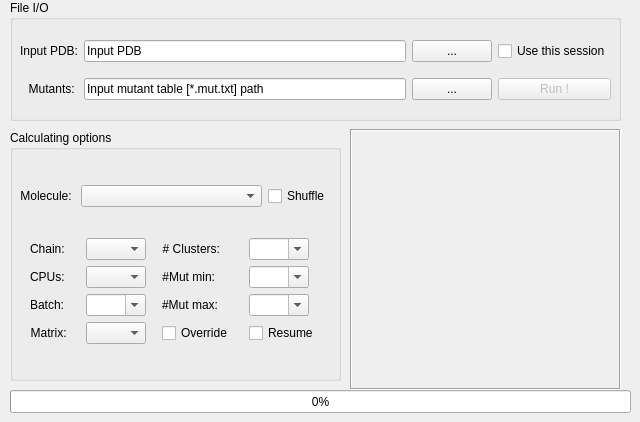
    <widget class="QWidget" name="tab_cluster">
     <attribute name="title">
      <string>Cluster</string>
     </attribute>
     <widget class="QGroupBox" name="groupBox_IO_mutation_nums">
      <property name="geometry">
       <rect>
        <x>10</x>
        <y>0</y>
        <width>611</width>
        <height>121</height>
       </rect>
      </property>
      <property name="title">
       <string>File I/O</string>
      </property>
      <widget class="QWidget" name="horizontalLayoutWidget_6">
       <property name="geometry">
        <rect>
         <x>10</x>
         <y>30</y>
         <width>591</width>
         <height>81</height>
        </rect>
       </property>
       <layout class="QHBoxLayout" name="horizontalLayout_11">
        <item>
         <layout class="QGridLayout" name="gridLayout_13">
          <item row="0" column="0">
           <widget class="QLabel" name="label_input_pse_3">
            <property name="text">
             <string>Input PDB:</string>
            </property>
            <property name="alignment">
             <set>Qt::AlignRight|Qt::AlignTrailing|Qt::AlignVCenter</set>
            </property>
           </widget>
          </item>
          <item row="1" column="0">
           <widget class="QLabel" name="label_input_mut_table">
            <property name="text">
             <string>Mutants: </string>
            </property>
            <property name="alignment">
             <set>Qt::AlignRight|Qt::AlignTrailing|Qt::AlignVCenter</set>
            </property>
           </widget>
          </item>
          <item row="0" column="1">
           <layout class="QHBoxLayout" name="horizontalLayout_21">
            <item>
             <widget class="QLineEdit" name="lineEdit_input_pse_3">
              <property name="text">
               <string>Input PDB</string>
              </property>
             </widget>
            </item>
            <item>
             <widget class="QPushButton" name="pushButton_open_input_pse_3">
              <property name="text">
               <string>...</string>
              </property>
             </widget>
            </item>
           </layout>
          </item>
          <item row="1" column="1">
           <layout class="QHBoxLayout" name="horizontalLayout_22">
            <item>
             <widget class="QLineEdit" name="lineEdit_input_mut_table">
              <property name="text">
               <string>Input mutant table [*.mut.txt] path</string>
              </property>
             </widget>
            </item>
            <item>
             <widget class="QPushButton" name="pushButton_open_mut_table_2">
              <property name="text">
               <string>...</string>
              </property>
             </widget>
            </item>
           </layout>
          </item>
         </layout>
        </item>
        <item>
         <layout class="QVBoxLayout" name="verticalLayout_9">
          <item>
           <widget class="QCheckBox" name="checkBox_use_this_session_5">
            <property name="text">
             <string>Use this session</string>
            </property>
           </widget>
          </item>
          <item>
           <widget class="QPushButton" name="pushButton_run_cluster">
            <property name="enabled">
             <bool>false</bool>
            </property>
            <property name="text">
             <string>Run !</string>
            </property>
           </widget>
          </item>
         </layout>
        </item>
       </layout>
      </widget>
     </widget>
     <widget class="QStackedWidget" name="stackedWidget">
      <property name="geometry">
       <rect>
        <x>350</x>
        <y>129</y>
        <width>271</width>
        <height>261</height>
       </rect>
      </property>
      <property name="frameShape">
       <enum>QFrame::Box</enum>
      </property>
      <property name="frameShadow">
       <enum>QFrame::Sunken</enum>
      </property>
      <property name="lineWidth">
       <number>1</number>
      </property>
      <property name="currentIndex">
       <number>0</number>
      </property>
      <widget class="QWidget" name="page"/>
      <widget class="QWidget" name="page_2"/>
     </widget>
     <widget class="QProgressBar" name="progressBar_clustering">
      <property name="geometry">
       <rect>
        <x>10</x>
        <y>390</y>
        <width>621</width>
        <height>23</height>
       </rect>
      </property>
      <property name="value">
       <number>0</number>
      </property>
     </widget>
     <widget class="QGroupBox" name="groupBox_14">
      <property name="geometry">
       <rect>
        <x>10</x>
        <y>130</y>
        <width>331</width>
        <height>251</height>
       </rect>
      </property>
      <property name="title">
       <string>Calculating options</string>
      </property>
      <widget class="QWidget" name="verticalLayoutWidget_3">
       <property name="geometry">
        <rect>
         <x>10</x>
         <y>30</y>
         <width>311</width>
         <height>211</height>
        </rect>
       </property>
       <layout class="QVBoxLayout" name="verticalLayout_5">
        <item>
         <layout class="QHBoxLayout" name="horizontalLayout">
          <item>
           <widget class="QLabel" name="label_molecule_3">
            <property name="sizePolicy">
             <sizepolicy hsizetype="Fixed" vsizetype="Preferred">
              <horstretch>0</horstretch>
              <verstretch>0</verstretch>
             </sizepolicy>
            </property>
            <property name="text">
             <string>Molecule: </string>
            </property>
            <property name="alignment">
             <set>Qt::AlignRight|Qt::AlignTrailing|Qt::AlignVCenter</set>
            </property>
           </widget>
          </item>
          <item>
           <widget class="QComboBox" name="comboBox_molecule_4"/>
          </item>
          <item>
           <widget class="QCheckBox" name="checkBox_shuffle_clustering">
            <property name="sizePolicy">
             <sizepolicy hsizetype="Fixed" vsizetype="Fixed">
              <horstretch>0</horstretch>
              <verstretch>0</verstretch>
             </sizepolicy>
            </property>
            <property name="text">
             <string>Shuffle</string>
            </property>
           </widget>
          </item>
         </layout>
        </item>
        <item>
         <layout class="QGridLayout" name="gridLayout_21">
          <item row="1" column="0">
           <widget class="QLabel" name="label_27">
            <property name="sizePolicy">
             <sizepolicy hsizetype="Fixed" vsizetype="Preferred">
              <horstretch>0</horstretch>
              <verstretch>0</verstretch>
             </sizepolicy>
            </property>
            <property name="layoutDirection">
             <enum>Qt::LeftToRight</enum>
            </property>
            <property name="text">
             <string>Chain: </string>
            </property>
            <property name="alignment">
             <set>Qt::AlignRight|Qt::AlignTrailing|Qt::AlignVCenter</set>
            </property>
           </widget>
          </item>
          <item row="3" column="0">
           <widget class="QLabel" name="label_40">
            <property name="sizePolicy">
             <sizepolicy hsizetype="Fixed" vsizetype="Preferred">
              <horstretch>0</horstretch>
              <verstretch>0</verstretch>
             </sizepolicy>
            </property>
            <property name="layoutDirection">
             <enum>Qt::LeftToRight</enum>
            </property>
            <property name="text">
             <string>Batch:</string>
            </property>
            <property name="alignment">
             <set>Qt::AlignRight|Qt::AlignTrailing|Qt::AlignVCenter</set>
            </property>
           </widget>
          </item>
          <item row="2" column="2">
           <widget class="QLabel" name="label_28">
            <property name="sizePolicy">
             <sizepolicy hsizetype="Fixed" vsizetype="Preferred">
              <horstretch>0</horstretch>
              <verstretch>0</verstretch>
             </sizepolicy>
            </property>
            <property name="layoutDirection">
             <enum>Qt::LeftToRight</enum>
            </property>
            <property name="text">
             <string>#Mut min:</string>
            </property>
            <property name="alignment">
             <set>Qt::AlignRight|Qt::AlignTrailing|Qt::AlignVCenter</set>
            </property>
           </widget>
          </item>
          <item row="1" column="3">
           <widget class="QComboBox" name="comboBox_num_cluster">
            <property name="sizePolicy">
             <sizepolicy hsizetype="Maximum" vsizetype="Fixed">
              <horstretch>0</horstretch>
              <verstretch>0</verstretch>
             </sizepolicy>
            </property>
            <property name="maximumSize">
             <size>
              <width>60</width>
              <height>16777215</height>
             </size>
            </property>
            <property name="editable">
             <bool>true</bool>
            </property>
           </widget>
          </item>
          <item row="2" column="3">
           <widget class="QComboBox" name="comboBox_num_mut_minimun">
            <property name="sizePolicy">
             <sizepolicy hsizetype="Maximum" vsizetype="Fixed">
              <horstretch>0</horstretch>
              <verstretch>0</verstretch>
             </sizepolicy>
            </property>
            <property name="maximumSize">
             <size>
              <width>60</width>
              <height>16777215</height>
             </size>
            </property>
            <property name="editable">
             <bool>true</bool>
            </property>
           </widget>
          </item>
          <item row="1" column="1">
           <widget class="QComboBox" name="comboBox_chainid_3">
            <property name="sizePolicy">
             <sizepolicy hsizetype="Maximum" vsizetype="Fixed">
              <horstretch>0</horstretch>
              <verstretch>0</verstretch>
             </sizepolicy>
            </property>
            <property name="minimumSize">
             <size>
              <width>0</width>
              <height>0</height>
             </size>
            </property>
            <property name="maximumSize">
             <size>
              <width>60</width>
              <height>16777215</height>
             </size>
            </property>
           </widget>
          </item>
          <item row="3" column="3">
           <widget class="QComboBox" name="comboBox_num_mut_maximum">
            <property name="sizePolicy">
             <sizepolicy hsizetype="Maximum" vsizetype="Fixed">
              <horstretch>0</horstretch>
              <verstretch>0</verstretch>
             </sizepolicy>
            </property>
            <property name="maximumSize">
             <size>
              <width>60</width>
              <height>16777215</height>
             </size>
            </property>
            <property name="editable">
             <bool>true</bool>
            </property>
           </widget>
          </item>
          <item row="2" column="1">
           <widget class="QComboBox" name="comboBox_nproc_3">
            <property name="sizePolicy">
             <sizepolicy hsizetype="Maximum" vsizetype="Fixed">
              <horstretch>0</horstretch>
              <verstretch>0</verstretch>
             </sizepolicy>
            </property>
            <property name="maximumSize">
             <size>
              <width>60</width>
              <height>16777215</height>
             </size>
            </property>
           </widget>
          </item>
          <item row="3" column="1">
           <widget class="QComboBox" name="comboBox_cluster_batchsize">
            <property name="sizePolicy">
             <sizepolicy hsizetype="Maximum" vsizetype="Fixed">
              <horstretch>0</horstretch>
              <verstretch>0</verstretch>
             </sizepolicy>
            </property>
            <property name="maximumSize">
             <size>
              <width>60</width>
              <height>16777215</height>
             </size>
            </property>
            <property name="editable">
             <bool>true</bool>
            </property>
           </widget>
          </item>
          <item row="1" column="2">
           <widget class="QLabel" name="label_41">
            <property name="sizePolicy">
             <sizepolicy hsizetype="Fixed" vsizetype="Preferred">
              <horstretch>0</horstretch>
              <verstretch>0</verstretch>
             </sizepolicy>
            </property>
            <property name="layoutDirection">
             <enum>Qt::LeftToRight</enum>
            </property>
            <property name="text">
             <string># Clusters:</string>
            </property>
            <property name="alignment">
             <set>Qt::AlignRight|Qt::AlignTrailing|Qt::AlignVCenter</set>
            </property>
           </widget>
          </item>
          <item row="3" column="2">
           <widget class="QLabel" name="label_29">
            <property name="sizePolicy">
             <sizepolicy hsizetype="Fixed" vsizetype="Preferred">
              <horstretch>0</horstretch>
              <verstretch>0</verstretch>
             </sizepolicy>
            </property>
            <property name="layoutDirection">
             <enum>Qt::LeftToRight</enum>
            </property>
            <property name="text">
             <string>#Mut max:</string>
            </property>
            <property name="alignment">
             <set>Qt::AlignRight|Qt::AlignTrailing|Qt::AlignVCenter</set>
            </property>
           </widget>
          </item>
          <item row="2" column="0">
           <widget class="QLabel" name="label_26">
            <property name="sizePolicy">
             <sizepolicy hsizetype="Fixed" vsizetype="Preferred">
              <horstretch>0</horstretch>
              <verstretch>0</verstretch>
             </sizepolicy>
            </property>
            <property name="layoutDirection">
             <enum>Qt::LeftToRight</enum>
            </property>
            <property name="text">
             <string>CPUs: </string>
            </property>
            <property name="alignment">
             <set>Qt::AlignRight|Qt::AlignTrailing|Qt::AlignVCenter</set>
            </property>
           </widget>
          </item>
          <item row="4" column="0">
           <widget class="QLabel" name="label_30">
            <property name="sizePolicy">
             <sizepolicy hsizetype="Fixed" vsizetype="Preferred">
              <horstretch>0</horstretch>
              <verstretch>0</verstretch>
             </sizepolicy>
            </property>
            <property name="layoutDirection">
             <enum>Qt::LeftToRight</enum>
            </property>
            <property name="text">
             <string>Matrix: </string>
            </property>
            <property name="alignment">
             <set>Qt::AlignRight|Qt::AlignTrailing|Qt::AlignVCenter</set>
            </property>
           </widget>
          </item>
          <item row="4" column="1">
           <widget class="QComboBox" name="comboBox_cluster_matrix">
            <property name="sizePolicy">
             <sizepolicy hsizetype="Maximum" vsizetype="Fixed">
              <horstretch>0</horstretch>
              <verstretch>0</verstretch>
             </sizepolicy>
            </property>
            <property name="maximumSize">
             <size>
              <width>60</width>
              <height>16777215</height>
             </size>
            </property>
           </widget>
          </item>
          <item row="4" column="2">
           <widget class="QCheckBox" name="checkBox_cluster_override">
            <property name="text">
             <string>Override</string>
            </property>
           </widget>
          </item>
          <item row="4" column="3">
           <widget class="QCheckBox" name="checkBox_resume_from_buffer">
            <property name="text">
             <string>Resume</string>
            </property>
           </widget>
          </item>
         </layout>
        </item>
       </layout>
      </widget>
     </widget>
    </widget>
